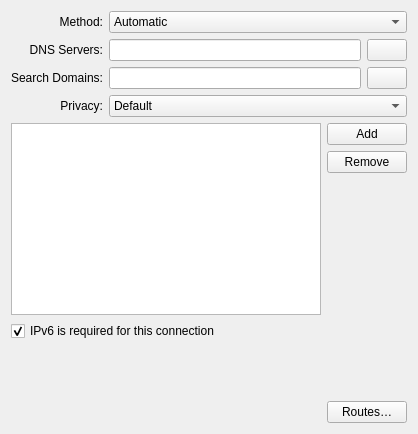
<?xml version="1.0" encoding="UTF-8"?>
<ui version="4.0">
 <class>IPv6Widget</class>
 <widget class="QWidget" name="IPv6Widget">
  <property name="geometry">
   <rect>
    <x>0</x>
    <y>0</y>
    <width>418</width>
    <height>434</height>
   </rect>
  </property>
  <property name="sizePolicy">
   <sizepolicy hsizetype="Preferred" vsizetype="Preferred">
    <horstretch>0</horstretch>
    <verstretch>0</verstretch>
   </sizepolicy>
  </property>
  <property name="toolTip">
   <string>Advanced IP settings</string>
  </property>
  <property name="layoutDirection">
   <enum>Qt::LeftToRight</enum>
  </property>
  <layout class="QGridLayout" name="gridLayout_2">
   <item row="5" column="0" colspan="2">
    <widget class="QCheckBox" name="ipv6RequiredCB">
     <property name="toolTip">
      <string>When connecting to IPv4-capable networks, allows the connection to complete if
IPv6 configuration fails but IPv4 configuration succeeds</string>
     </property>
     <property name="text">
      <string>IPv6 is required for this connection</string>
     </property>
     <property name="checked">
      <bool>true</bool>
     </property>
    </widget>
   </item>
   <item row="0" column="0">
    <widget class="QLabel" name="label">
     <property name="sizePolicy">
      <sizepolicy hsizetype="Minimum" vsizetype="Preferred">
       <horstretch>0</horstretch>
       <verstretch>0</verstretch>
      </sizepolicy>
     </property>
     <property name="text">
      <string>Method:</string>
     </property>
     <property name="alignment">
      <set>Qt::AlignRight|Qt::AlignTrailing|Qt::AlignVCenter</set>
     </property>
     <property name="buddy">
      <cstring>method</cstring>
     </property>
    </widget>
   </item>
   <item row="1" column="1">
    <layout class="QHBoxLayout" name="horizontalLayout_2">
     <item>
      <widget class="KLineEdit" name="dns">
       <property name="sizePolicy">
        <sizepolicy hsizetype="Expanding" vsizetype="Fixed">
         <horstretch>0</horstretch>
         <verstretch>0</verstretch>
        </sizepolicy>
       </property>
       <property name="minimumSize">
        <size>
         <width>250</width>
         <height>0</height>
        </size>
       </property>
       <property name="toolTip">
        <string>Use this field to specify the IP address(es) of one or more DNS servers. Use ',' to separate entries.</string>
       </property>
      </widget>
     </item>
     <item>
      <widget class="QPushButton" name="dnsMorePushButton">
       <property name="toolTip">
        <string>Edit the list of DNS servers</string>
       </property>
       <property name="icon">
        <iconset theme="document-properties"/>
       </property>
      </widget>
     </item>
    </layout>
   </item>
   <item row="4" column="0" colspan="2">
    <layout class="QGridLayout" name="gridLayout">
     <item row="1" column="1">
      <widget class="QPushButton" name="btnRemove">
       <property name="text">
        <string>Remove</string>
       </property>
       <property name="icon">
        <iconset theme="list-remove"/>
       </property>
      </widget>
     </item>
     <item row="0" column="1">
      <widget class="QPushButton" name="btnAdd">
       <property name="text">
        <string>Add</string>
       </property>
       <property name="icon">
        <iconset theme="list-add"/>
       </property>
      </widget>
     </item>
     <item row="0" column="0" rowspan="3">
      <widget class="QTableView" name="tableViewAddresses">
       <property name="sizePolicy">
        <sizepolicy hsizetype="Expanding" vsizetype="MinimumExpanding">
         <horstretch>0</horstretch>
         <verstretch>0</verstretch>
        </sizepolicy>
       </property>
       <property name="toolTip">
        <string>IP addresses identify your computer on the network. Click the &quot;Add&quot; button to add
an IP address</string>
       </property>
       <property name="selectionMode">
        <enum>QAbstractItemView::SingleSelection</enum>
       </property>
       <property name="selectionBehavior">
        <enum>QAbstractItemView::SelectRows</enum>
       </property>
       <attribute name="horizontalHeaderStretchLastSection">
        <bool>true</bool>
       </attribute>
       <attribute name="verticalHeaderVisible">
        <bool>false</bool>
       </attribute>
      </widget>
     </item>
     <item row="2" column="1">
      <spacer name="verticalSpacer_3">
       <property name="orientation">
        <enum>Qt::Vertical</enum>
       </property>
       <property name="sizeType">
        <enum>QSizePolicy::MinimumExpanding</enum>
       </property>
       <property name="sizeHint" stdset="0">
        <size>
         <width>20</width>
         <height>40</height>
        </size>
       </property>
      </spacer>
     </item>
    </layout>
   </item>
   <item row="1" column="0">
    <widget class="QLabel" name="dnsLabel">
     <property name="sizePolicy">
      <sizepolicy hsizetype="Minimum" vsizetype="Preferred">
       <horstretch>0</horstretch>
       <verstretch>0</verstretch>
      </sizepolicy>
     </property>
     <property name="text">
      <string comment="@info">DNS Servers:</string>
     </property>
     <property name="textFormat">
      <enum>Qt::AutoText</enum>
     </property>
     <property name="alignment">
      <set>Qt::AlignRight|Qt::AlignTrailing|Qt::AlignVCenter</set>
     </property>
     <property name="buddy">
      <cstring>dns</cstring>
     </property>
    </widget>
   </item>
   <item row="3" column="1">
    <widget class="KComboBox" name="privacyCombo">
     <property name="sizePolicy">
      <sizepolicy hsizetype="Expanding" vsizetype="Fixed">
       <horstretch>0</horstretch>
       <verstretch>0</verstretch>
      </sizepolicy>
     </property>
     <property name="toolTip">
      <string>Configure IPv6 Privacy Extensions for SLAAC, described in RFC4941. If enabled, it makes the kernel generate
a temporary IPv6 address in addition to the public one generated from MAC address via modified EUI-64.</string>
     </property>
     <item>
      <property name="text">
       <string>Default</string>
      </property>
     </item>
     <item>
      <property name="text">
       <string comment="privacy disabled">Disabled</string>
      </property>
     </item>
     <item>
      <property name="text">
       <string>Enabled (prefer public address)</string>
      </property>
     </item>
     <item>
      <property name="text">
       <string>Enabled (prefer temporary addresses)</string>
      </property>
     </item>
    </widget>
   </item>
   <item row="0" column="1">
    <widget class="KComboBox" name="method">
     <property name="sizePolicy">
      <sizepolicy hsizetype="Expanding" vsizetype="Fixed">
       <horstretch>0</horstretch>
       <verstretch>0</verstretch>
      </sizepolicy>
     </property>
     <item>
      <property name="text">
       <string comment="Method:">Automatic</string>
      </property>
     </item>
     <item>
      <property name="text">
       <string>Automatic (Only addresses)</string>
      </property>
     </item>
     <item>
      <property name="text">
       <string>Automatic (Only DHCP)</string>
      </property>
     </item>
     <item>
      <property name="text">
       <string>Link-Local</string>
      </property>
     </item>
     <item>
      <property name="text">
       <string comment="like in use Manual configuration">Manual</string>
      </property>
     </item>
     <item>
      <property name="text">
       <string comment="like in this setting is Disabled">Ignored</string>
      </property>
     </item>
     <item>
      <property name="text">
       <string>Disabled</string>
      </property>
     </item>
    </widget>
   </item>
   <item row="2" column="1">
    <layout class="QHBoxLayout" name="horizontalLayout_5">
     <item>
      <widget class="KLineEdit" name="dnsSearch">
       <property name="minimumSize">
        <size>
         <width>250</width>
         <height>0</height>
        </size>
       </property>
       <property name="toolTip">
        <string>Use this field to specify one or more DNS domains to search. Use ',' to separate entries.</string>
       </property>
      </widget>
     </item>
     <item>
      <widget class="QPushButton" name="dnsSearchMorePushButton">
       <property name="toolTip">
        <string>Edit the list of DNS domains being searched</string>
       </property>
       <property name="icon">
        <iconset theme="document-properties"/>
       </property>
      </widget>
     </item>
    </layout>
   </item>
   <item row="7" column="0" colspan="2">
    <layout class="QHBoxLayout" name="horizontalLayout">
     <item>
      <spacer name="horizontalSpacer">
       <property name="orientation">
        <enum>Qt::Horizontal</enum>
       </property>
       <property name="sizeHint" stdset="0">
        <size>
         <width>40</width>
         <height>20</height>
        </size>
       </property>
      </spacer>
     </item>
     <item>
      <widget class="QPushButton" name="btnRoutes">
       <property name="sizePolicy">
        <sizepolicy hsizetype="Preferred" vsizetype="Fixed">
         <horstretch>0</horstretch>
         <verstretch>0</verstretch>
        </sizepolicy>
       </property>
       <property name="maximumSize">
        <size>
         <width>16777215</width>
         <height>16777215</height>
        </size>
       </property>
       <property name="text">
        <string>Routes…</string>
       </property>
      </widget>
     </item>
    </layout>
   </item>
   <item row="3" column="0">
    <widget class="QLabel" name="labelPrivacy">
     <property name="sizePolicy">
      <sizepolicy hsizetype="Minimum" vsizetype="Preferred">
       <horstretch>0</horstretch>
       <verstretch>0</verstretch>
      </sizepolicy>
     </property>
     <property name="text">
      <string>Privacy:</string>
     </property>
     <property name="alignment">
      <set>Qt::AlignRight|Qt::AlignTrailing|Qt::AlignVCenter</set>
     </property>
     <property name="buddy">
      <cstring>privacyCombo</cstring>
     </property>
    </widget>
   </item>
   <item row="2" column="0">
    <widget class="QLabel" name="dnsSearchLabel">
     <property name="sizePolicy">
      <sizepolicy hsizetype="Minimum" vsizetype="Preferred">
       <horstretch>0</horstretch>
       <verstretch>0</verstretch>
      </sizepolicy>
     </property>
     <property name="text">
      <string comment="@info">Search Domains:</string>
     </property>
     <property name="alignment">
      <set>Qt::AlignRight|Qt::AlignTrailing|Qt::AlignVCenter</set>
     </property>
     <property name="buddy">
      <cstring>dnsSearch</cstring>
     </property>
    </widget>
   </item>
   <item row="6" column="0" colspan="2">
    <spacer name="verticalSpacer">
     <property name="orientation">
      <enum>Qt::Vertical</enum>
     </property>
     <property name="sizeHint" stdset="0">
      <size>
       <width>20</width>
       <height>40</height>
      </size>
     </property>
    </spacer>
   </item>
  </layout>
  <zorder>labelPrivacy</zorder>
  <zorder>ipv6RequiredCB</zorder>
  <zorder>method</zorder>
  <zorder>dnsLabel</zorder>
  <zorder>dnsSearchLabel</zorder>
  <zorder>privacyCombo</zorder>
  <zorder>label</zorder>
 </widget>
 <customwidgets>
  <customwidget>
   <class>KComboBox</class>
   <extends>QComboBox</extends>
   <header>kcombobox.h</header>
  </customwidget>
  <customwidget>
   <class>KLineEdit</class>
   <extends>QLineEdit</extends>
   <header>klineedit.h</header>
  </customwidget>
 </customwidgets>
 <tabstops>
  <tabstop>method</tabstop>
  <tabstop>dns</tabstop>
  <tabstop>dnsMorePushButton</tabstop>
  <tabstop>dnsSearch</tabstop>
  <tabstop>dnsSearchMorePushButton</tabstop>
  <tabstop>privacyCombo</tabstop>
  <tabstop>tableViewAddresses</tabstop>
  <tabstop>btnAdd</tabstop>
  <tabstop>btnRemove</tabstop>
  <tabstop>btnRoutes</tabstop>
 </tabstops>
 <resources/>
 <connections/>
</ui>
